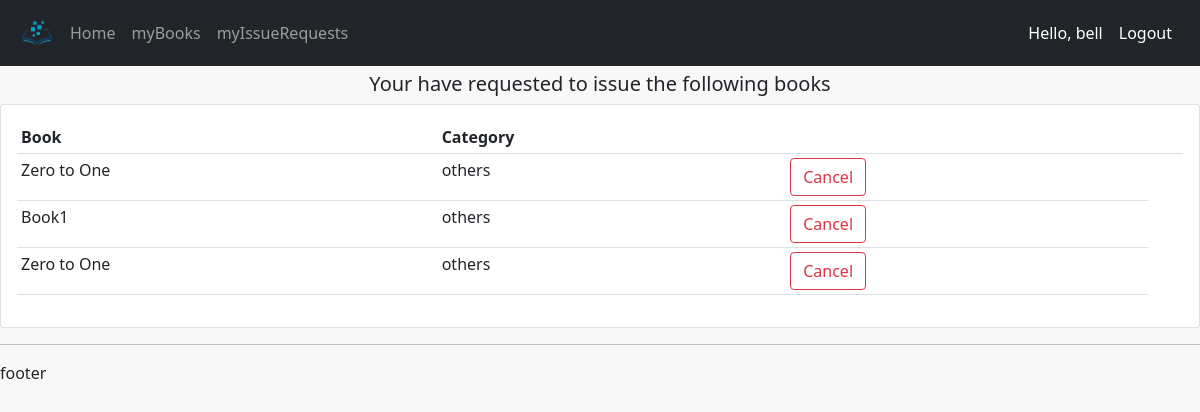
The app's page /myissuerequest/ (signed in), older data.
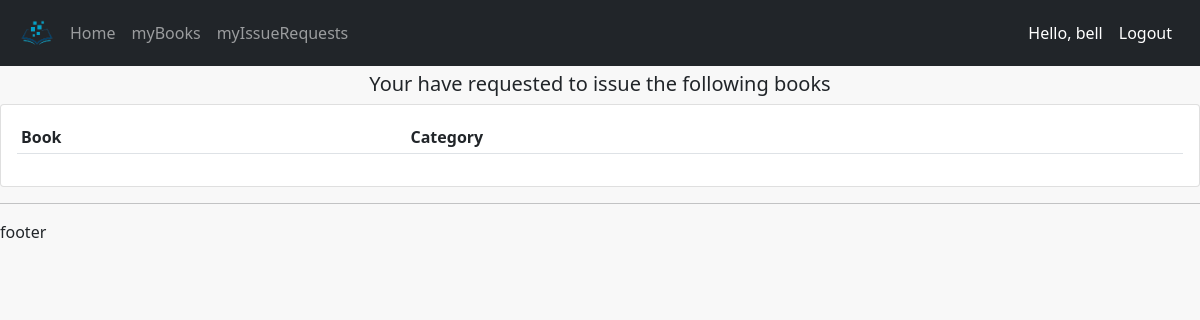
The same page, newer data.
### accounts/models.py (models this page shows, shortened)
class Order(models.Model):
    STATUS=(('Rented','Rented'),('Pending','Pending'),('Returned','Returned'))
    user=models.ForeignKey(User,on_delete=models.CASCADE,null=True)
    book=models.ForeignKey(Book, max_length=200, on_delete=models.SET_NULL,null=True)
    status=models.CharField(max_length=200, null=True,choices=STATUS)
    dateordered=models.DateTimeField(auto_now_add=True, null=True)

class Book(models.Model):
    name=models.CharField(max_length=200, null= True)
    category=models.ForeignKey(Category,on_delete=models.CASCADE,max_length=200,null=True)
    author=models.CharField(max_length=200,null=True)
    quantity=models.IntegerField(null=True,blank=True)
    language=models.CharField(max_length=100,null=True,blank=True)
    dimennsions=models.CharField(max_length=100,null=True,blank=True)
    description=models.TextField(max_length=500,null=True,blank=True)
    image=models.ImageField(default='defaultbook.png',null=True,blank=True)
    upvote=models.ManyToManyField(User,blank=True,related_name='upvote')
    downvote=models.ManyToManyField(User,blank=True,related_name='downvote')

class Category(models.Model):
    name=models.CharField(null=True,max_length=200)
    def __str__(self):
        return self.name

### accounts/views.py (the view)
# urls.py: path('myissuerequest/',views.myissuereqeuest,name='myissuerequest'),
@login_required(login_url='login')
def myissuereqeuest(request):
    user=request.user
    orders=user.order_set.filter(status='Pending')
    context={'orders':orders}
    return render(request,'accounts/myissuerequest.html',context)

### accounts/templates/accounts/myissuerequest.html
{% extends 'accounts/main.html' %} {% block content %}
<br>
<br><br>
<div>
    <h5 style="text-align: center;">Your have requested to issue the following books</h5>
    <div class="row">
        <div class="col-md">
          <div class="card card-body">
            <table class="table table-sm">
              <tr>
                <th>Book</th>
                <th>Category</th>
                <th></th>
                <th></th>
              </tr>
              {% for i in orders %}
              <tr>
                <td>{{i.book.name}}</td>
                <td>{{i.book.category}}</td>
                <td>  <a href="{% url 'delwish' i.id %}" class="btn btn-outline-danger">Cancel</a></td>
              </tr>
              {% endfor %}
            </table>
          </div>
        </div>
      </div>
</div>
{% endblock %}

Row changes from the older to the newer data that the page shows:
removed Order: book.name "Zero to One", book.category "others"
removed Order: book.name "Book1", book.category "others"
removed Order: book.name "Zero to One", book.category "others"
